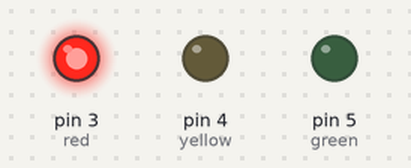
This sketch was run on a simulated Arduino Uno, built with avr-gcc and run on an emulated ATmega328P. Shown: output pins drawn as LEDs (lit = HIGH).

Above: at 0.5 s.
At 2.5 s:
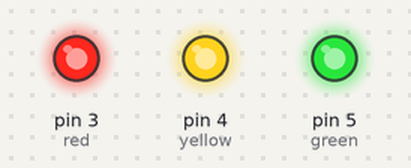
At 3.5 s:
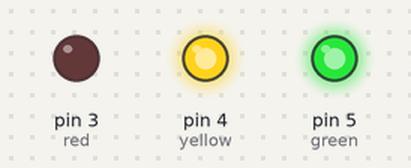
At 4.5 s:
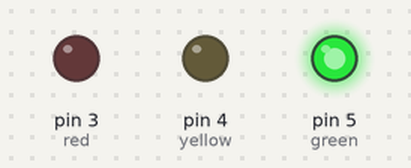
At 6.5 s:
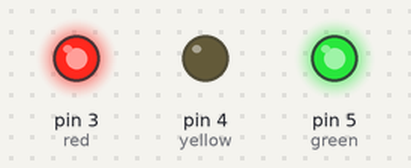
At 9.5 s:
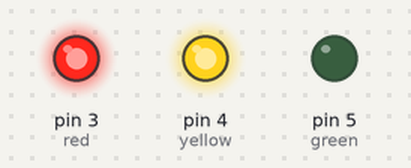
Timing chart, 0 to 10.4 s (numbered marks = the images above):
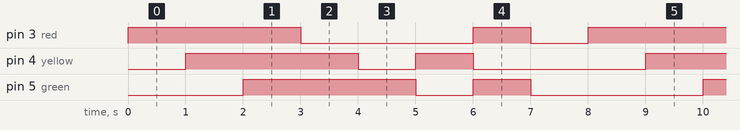

The sketch:

light.ino
```cpp
int red = 3 ;
int yellow =4 ;
int green = 5;
// int means integer
// connect pins on the arduino board to their set colours
void setup() {
  // put your setup code here, to run once:
pinMode (red,OUTPUT);
pinMode (yellow,OUTPUT);
pinMode (green,OUTPUT);
//pinMode is used to set the pin on the arduino board
//we use OUTPUT because we want to send out signal
}

void loop() {
  // put your main code here, to run repeatedly:
digitalWrite(red,HIGH);
digitalWrite(yellow,LOW);
digitalWrite(green,LOW);
delay(1000);
// only the red light is on
digitalWrite(red,HIGH);
digitalWrite(yellow,HIGH);
digitalWrite(green,LOW);
delay(1000);
// only the red and yellow lights are on
digitalWrite(red,HIGH);
digitalWrite(yellow,HIGH);
digitalWrite(green,HIGH);
delay(1000);
// all lights are on
digitalWrite(red,LOW);
digitalWrite(yellow,HIGH);
digitalWrite(green,HIGH);
delay(1000);
// only the yellow and green lights are on
digitalWrite(red,LOW);
digitalWrite(yellow,LOW);
digitalWrite(green,HIGH);
delay(1000);
// only the green light is on
digitalWrite(red,LOW);
digitalWrite(yellow,HIGH);
digitalWrite(green,LOW);
delay(1000);
// only the yellow light is on
digitalWrite(red,HIGH);
digitalWrite(yellow,LOW);
digitalWrite(green,HIGH);
delay(1000);
// only the red and green lights are on
digitalWrite(red,LOW);
digitalWrite(yellow,LOW);
digitalWrite(green,LOW);
delay(1000);
//all lights are off
}
//we use delay(1000)to stop for 1 second because c++ counts in microseconds
```

Measured:
- by itself, pin 3 (red): repeats every 8.0 s: LOW 3.0 s, HIGH 1.0 s, LOW 1.0 s, HIGH 3.0 s
- by itself, pin 4 (yellow), pin 5 (green): repeats every 8.0 s: LOW 1.0 s, HIGH 1.0 s, LOW 3.0 s, HIGH 3.0 s
- by itself, everything shown: repeats every 8.0 s, in 8 steps
